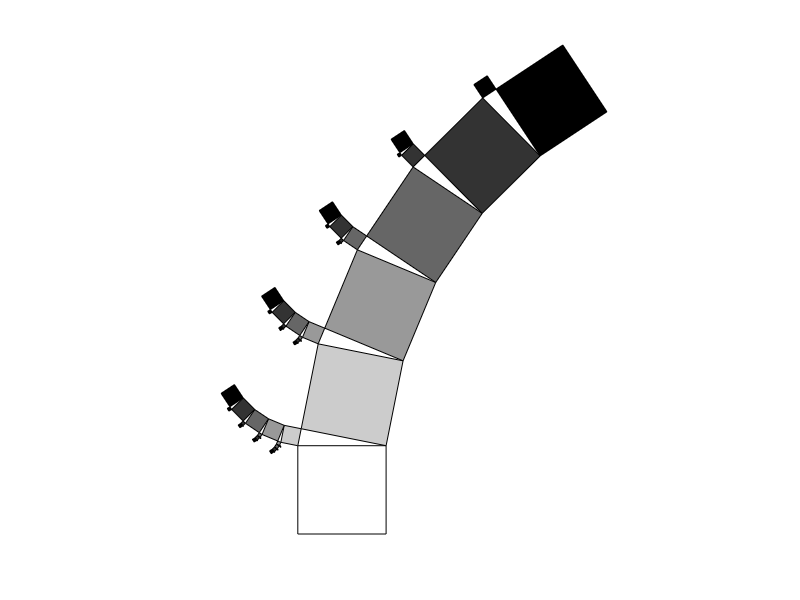

Here is the MATLAB script that generated this plot:
%% This code is provided to draw the Pythagoras tree. 
%  Please follow the wiki to have more details of it.
%  Please run the program and enter the "m" and "n" values to begin. Try different values and enjoy. 
%  Also, you can change the colour theme for different trees.  

clc;
clear;
close all;
m = input('Please enter the length of one side: ');
n = input('Please enter the level of recursion (10 is ok): ');
%% Compute the values
    
d      = sqrt(1+m^2);                  % 
c1     = 1/d;                          % Normalized length 1
c2     = m/d;                          % Normalized length 2
T      = [0 1/(1+m^2);1 1+m/(1+m^2)];  % Translation pattern  
alpha1 = atan2(m,1);                   % Defines the first rotation angle
alpha2 = alpha1-pi/2;                  % Defines the second rotation angle
pi2    = 2*pi;                         % Defines pi2
nEle   = 2^(n+1)-1;                    % Number of elements (square)
M      = zeros(nEle,5);                % Matrice containing the tree
M(1,:) = [0 -1 0 1 1];                 % Initialization of the tree
%% Compute the level of each square
Offset = 0;
for i = 0:n
    tmp = 2^i;
    M(Offset+(1:tmp),5) = i;
    Offset = Offset + tmp;
end
%% Compute the position and size of each square
for i = 2:2:(nEle-1)
    j          = i/2;
    c = cos(M(j,3));
    s = sin(M(j,3));
    mat_rot =[c -s; s c];
    mT         = M(j,4) * mat_rot * T;
    Tx         = mT(1,:) + M(j,1);
    Ty         = mT(2,:) + M(j,2);    
    theta1     = rem(M(j,3)+alpha1,pi2);
    theta2     = rem(M(j,3)+alpha2,pi2);
    M(i  ,1:4) = [Tx(1) Ty(1) theta1 M(j,4)*c1];
    M(i+1,1:4) = [Tx(2) Ty(2) theta2 M(j,4)*c2];
end
%% Display the tree
D = M;
ColorM1 = n;
ColorM2 = n;
ColorM3 = n;
ColorM4 = n;
%% Different colour type
    
if numel(ColorM1) == 1
    ColorM1 = flipud(gray(ColorM1+1));
end
if numel(ColorM2) == 1
    ColorM2 = flipud(winter(ColorM2+1));
end
if numel(ColorM3) == 1
    ColorM3 = flipud(spring(ColorM3+1));
end
if numel(ColorM4) == 1
    ColorM4 = flipud(summer(ColorM4+1));
end
%figure('color','w');
hold on
axis equal
axis off
t0 = 5;
% Drawing loop
for i=1:size(D,1)
    cx    = D(i,1);
    cy    = D(i,2);
    theta = D(i,3);
    si    = D(i,4);   
    cat = cos(theta);
    sat = sin(theta);
    Mat=[cat -sat; sat cat];
    x     = si*[0 1 1 0 0];
    y     = si*[0 0 1 1 0];
    pts   = Mat*[x;y];
   
    fill(cx+pts(1,:),cy+pts(2,:),ColorM1(D(i,5)+1,:));
    t = t0*(exp(-i*0.4));
    pause(t);
    %fill(cx+pts(1,:),cy+pts(2,:),ColorM2(D(i,5)+1,:));
   
   % fill(cx+pts(1,:),cy+pts(2,:),ColorM3(D(i,5)+1,:));
   % fill(cx+pts(1,:),cy+pts(2,:),ColorM4(D(i,5)+1,:));
   
end
%%%%%%%%%%%%%%%%%%%%%%%%%%%%%%%%%%%%%%%%
